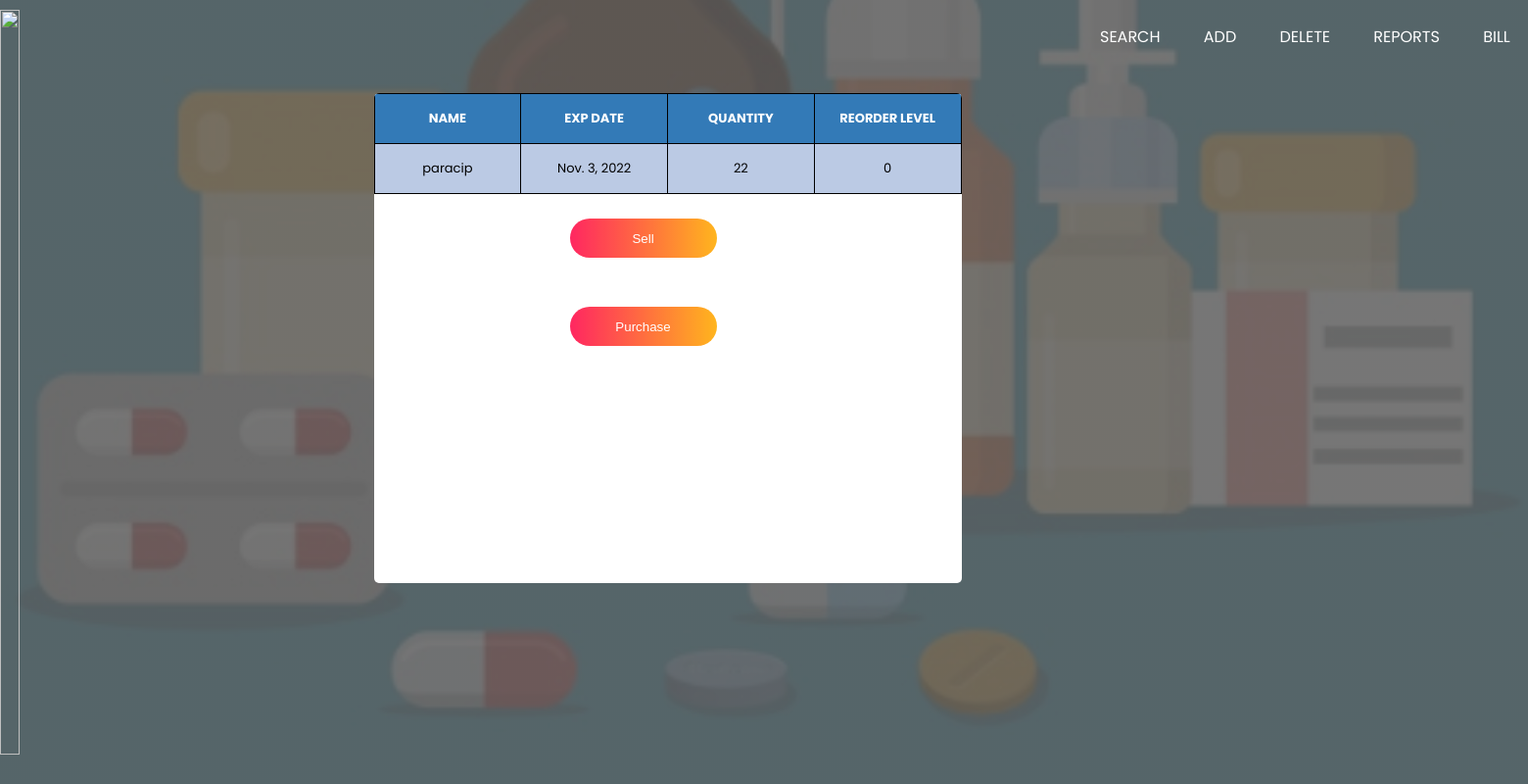
Page /details/5 on the committed database.
### myapp/models.py (models this page shows, shortened)
class  Medicine(models.Model):
    name = models.CharField(max_length=200, blank=True,null=True)
    company = models.CharField(max_length=200, blank=True,null=True)
    exp_date = models.DateField()
    price = models.FloatField(default='0', null=True, blank=True)
    quantity = models.IntegerField()
    reorder_level=models.IntegerField(default='0',blank=True,null=True)
    sell_quantity=models.IntegerField(default='0',blank=True,null=True)
    purchase_quantity=models.IntegerField(default='0',blank=True,null=True)
    Last_updated=models.DateTimeField(auto_now_add=False,auto_now=True)
    timestamp= models.DateTimeField(auto_now_add=True, auto_now=False)
    near_exp_date=models.DateField(blank=True,null=True)

### myapp/views.py (the view)
# urls.py: path('details/<str:pk>', views.details, name='details'),
def details(request,pk):
    queryset = Medicine.objects.get(id=pk)
    context = {
        "title": queryset.name,
        "queryset": queryset,
    }
    return render(request,'myApp/details.html',context)

### myapp/templates/myapp/details.html (shortened to what this page needs)
{% load static %}
<html lang="en">
<head>
    <link rel="stylesheet" type="text/css" href="{% static '/css/details.css' %}">
</head>
<body>
    <header>
    <div class="wrapper">
        <div class="logo">
            <img src="https://i.postimg.cc/mg4rWBmv/logo.png" alt="">
        </div>
        <ul class="nav-area">
           <li><a href="{% url 'list_items' %}">search</a></li>
<li><a href="{% url 'Add' %}">add</a></li>
<li><a href="{% url 'delete' %}">delete</a></li>
<li><a href="{% url 'report' %}">reports</a></li>
<li><a href="{% url 'createbill' %}">bill</a></li>
        </ul>
    </div>
    </header>
    <div class="container">
<table class="table">
    <thead>
    <tr>
        <th>NAME</th>
        <th>EXP DATE</th>
        <th>QUANTITY</th>
        <th>REORDER LEVEL</th>
    </tr>
    </thead>
    <tr>
        <td>{{queryset.name}}</td>
        <td>{{queryset.exp_date}}</td>
        <td>{{queryset.quantity}}</td>
        <td>{{queryset.reorder_level}}</td>
    </tr>
</table>
    <a href="{% url 'sell_items' queryset.id %}"><button type="submit" >Sell</button></a>
        <a href="{% url 'purchase_items' queryset.id %}"><button type="submit" >Purchase</button></a>
    </div>
</body>
</html>

### static/css/details.css (style rules this page uses)
* { margin: 0; padding: 0; }
body { margin-top: -75px; font-family: 'Poppins', sans-serif; background: linear-gradient(rgba(0.5, 0, 0, 0.5), rgba(0.5, 0, 0, 0.5)),url("../images/bg2.png"); height: 95vh; -webkit-background-size: cover; background-size: cover; background-position: center center; }
.wrapper { width: 1670px; margin: auto; }
.nav-area { float: right; list-style: none; margin-top: 30px; }
.nav-area li { display: inline-block; }
.nav-area li a { color: #fff; text-decoration: none; padding: 5px 20px; font-family: poppins; font-size: 16px; text-transform: uppercase; }
.logo { float: left; }
.logo img { width: 100%; padding: 15px 0; }
.container { left: 120px; top: 100px; width: 600px; height : 500px; background: #ffffff; margin: 4.5% auto; border-radius: 5px; position: relative; overflow: hidden; }
::placeholder { color: #999; }
button { width: 150px; height: 40px; margin: 25px 200px; background: linear-gradient(to right,#ff1050,#ffad06); opacity: 0.9; border-radius: 30px; border:0; outline : none; color: #fff; cursor: pointer; position:relative; }
.table { font-size:13px; text-align:center; margin:auto; }
.table tr:nth-child(odd) { background: #BBCAE4 }
th { background-color:#337ab7; color:white; }
table, th, td { table-layout: fixed; width: 100%; border: 1px solid black; border-collapse: collapse; }
table { border-spacing: 2px; }
th, td { padding: 15px; }
th { text-align: center; }

### rows in the picture
Medicine: name "paracip", exp_date "Nov. 3, 2022", quantity "22", reorder_level "0"
